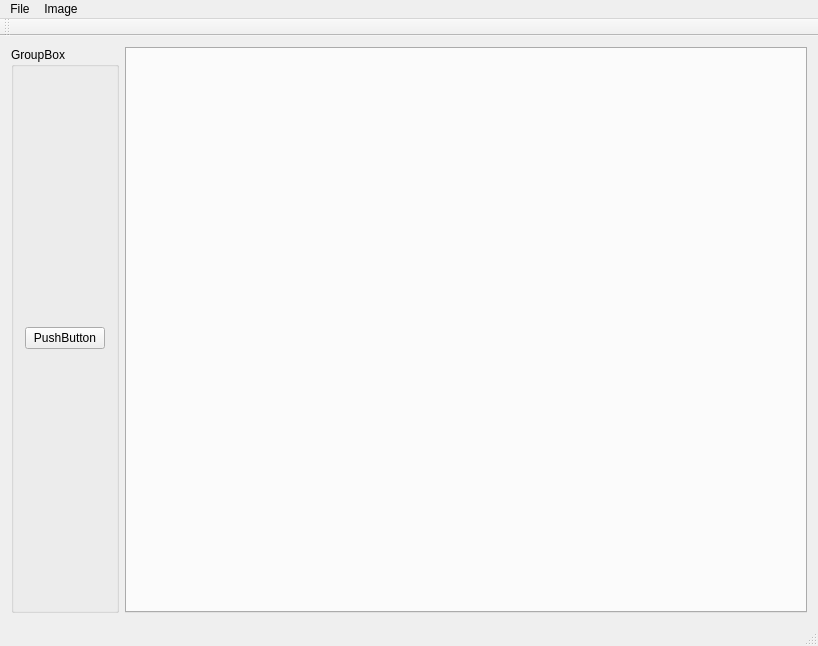
<?xml version="1.0" encoding="UTF-8"?>
<ui version="4.0">
 <class>ImageViewerClass</class>
 <widget class="QMainWindow" name="ImageViewerClass">
  <property name="geometry">
   <rect>
    <x>0</x>
    <y>0</y>
    <width>818</width>
    <height>646</height>
   </rect>
  </property>
  <property name="windowTitle">
   <string>ImageViewer</string>
  </property>
  <widget class="QWidget" name="centralWidget">
   <layout class="QHBoxLayout" name="horizontalLayout">
    <item>
     <widget class="QGroupBox" name="groupBox_Setting">
      <property name="title">
       <string>GroupBox</string>
      </property>
      <layout class="QVBoxLayout" name="verticalLayout">
       <item>
        <widget class="QPushButton" name="pushButton_ColorDialog">
         <property name="text">
          <string>PushButton</string>
         </property>
        </widget>
       </item>
      </layout>
     </widget>
    </item>
    <item>
     <widget class="QTabWidget" name="tabWidget">
      <property name="documentMode">
       <bool>false</bool>
      </property>
      <property name="tabsClosable">
       <bool>true</bool>
      </property>
      <property name="movable">
       <bool>true</bool>
      </property>
     </widget>
    </item>
   </layout>
  </widget>
  <widget class="QMenuBar" name="menuBar">
   <property name="geometry">
    <rect>
     <x>0</x>
     <y>0</y>
     <width>818</width>
     <height>21</height>
    </rect>
   </property>
   <widget class="QMenu" name="menuFile">
    <property name="title">
     <string>File</string>
    </property>
    <addaction name="actionNew"/>
    <addaction name="actionOpen"/>
    <addaction name="actionSave_as"/>
   </widget>
   <widget class="QMenu" name="menuImage">
    <property name="title">
     <string>Image</string>
    </property>
    <addaction name="actionRename"/>
    <addaction name="actionClear"/>
    <addaction name="actionSet_background_color"/>
   </widget>
   <addaction name="menuFile"/>
   <addaction name="menuImage"/>
  </widget>
  <widget class="QToolBar" name="mainToolBar">
   <attribute name="toolBarArea">
    <enum>TopToolBarArea</enum>
   </attribute>
   <attribute name="toolBarBreak">
    <bool>false</bool>
   </attribute>
  </widget>
  <widget class="QStatusBar" name="statusBar"/>
  <action name="actionNew">
   <property name="text">
    <string>New</string>
   </property>
  </action>
  <action name="actionOpen">
   <property name="text">
    <string>Open</string>
   </property>
  </action>
  <action name="actionSave_as">
   <property name="text">
    <string>Save as</string>
   </property>
  </action>
  <action name="actionRename">
   <property name="text">
    <string>Rename</string>
   </property>
  </action>
  <action name="actionClear">
   <property name="text">
    <string>Clear</string>
   </property>
  </action>
  <action name="actionSet_background_color">
   <property name="text">
    <string>Set background color</string>
   </property>
  </action>
 </widget>
 <layoutdefault spacing="6" margin="11"/>
 <resources>
  <include location="ImageViewer.qrc"/>
 </resources>
 <connections/>
</ui>
